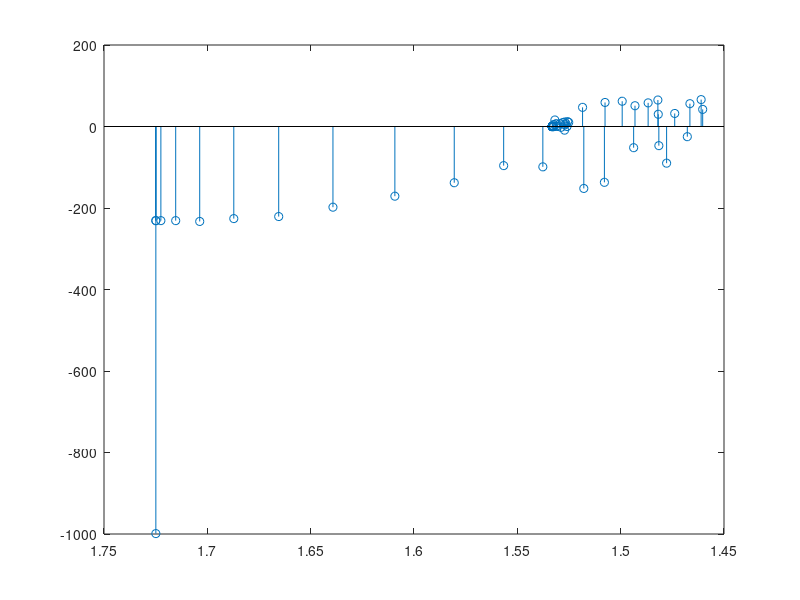

Source code (MATLAB):
clc;
close all;
clear delayLog;
%format shortG

%delayLog = load('saveLogs/swing0_7rads.txt');
%delayLog = load('saveLogs/swing0_5rads.txt');
%delayLog = load('saveLogs/swing0_1rads.txt');
delayLog = load('defaultLog.txt');


qActual = delayLog(:,3:8); % Actual Position
qdActual = delayLog(:,9:14); %Actual  Velocity
qddTarget = delayLog(:,15:20); % Target acc
qdTarget = delayLog(:,21:26); % Target vel
qTarget = delayLog(:,27:32); % Target pos
tool = delayLog(:,33:38); % Target pos

qddActual = diff(qdActual)/0.008;

robotTime = delayLog(:,1);

base = qActual(:,1);

distPx = delayLog(:,39);
distm = delayLog(:,40);

figure()
stem(base,distPx)
set(gca,'XDir','reverse')
